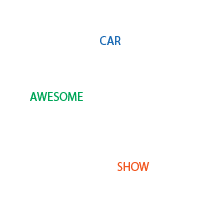
#> input picture image/image_samples/step1_image_colored.png, 200 x 200 px
$ python Testing.py   (older library calls are emulated)
#> lines starting #> are read from the running program, lines starting #| are printed output that depends on the picture; after the words box and inside, x2 and y2 are one past the last pixel; in counts of white or black regions, pixels touching at a corner belong together
#> in main, img is the input picture: shape (200, 200, 3); mean R, G, B 253.2, 253.8, 253.3
from skimage import io
import cv2


def text_detect(input, ele_size=(8, 2)):
#> called with ele_size = (8, 2)
    print(input.shape)
#| (200, 200, 3)
    print(len(input.shape))
#| 3
    # If image is colored
    if len(input.shape) == 3:
        print("Equals 3")
        # Turn to black and white
        test = cv2.cvtColor(input, cv2.COLOR_BGR2GRAY)
        cv2.imwrite("image_samples/1.png", test)
    # inverts colors
    img_sobel = cv2.Scharr(test, cv2.CV_8U, 1, 0)
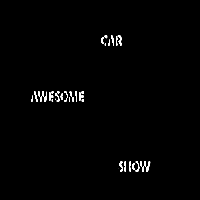
#> img_sobel: shape (200, 200); min 0, max 255, mean 3.3
    #img_sobel2 = cv2.Sobel(test, cv2.CV_8U, 0, 1)
    #cv2.imwrite("image_samples/2.png", img_sobel)
    #cv2.imwrite("image_samples/3.png", img_sobel2)
    img_threshold = cv2.threshold(img_sobel, 0, 255, cv2.THRESH_OTSU + cv2.THRESH_BINARY)
    print(img_threshold)
#> (printed output is left out)
    element = cv2.getStructuringElement(cv2.MORPH_RECT, ele_size)
    img_threshold = cv2.morphologyEx(img_threshold[1], cv2.MORPH_CLOSE, element)
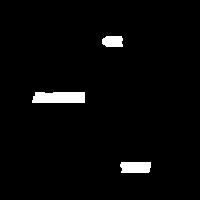
#> img_threshold: shape (200, 200); 2.7% white; 3 white regions
    res = cv2.findContours(img_threshold, cv2.RETR_EXTERNAL, cv2.CHAIN_APPROX_NONE)
#> res = 3 contours; box (x1, y1, x2, y2) and area: (32, 92, 85, 103) 497, (120, 162, 151, 173) 285, (102, 36, 123, 47) 182
    if cv2.__version__.split(".")[0] == '3':
        _, contours, hierarchy = res
    else:
        contours, hierarchy = res
#> contours has the same summary as res
    Rect = [cv2.boundingRect(i) for i in contours if i.shape[0] > 100]
#> Rect = [(32, 92, 53, 11)]
    RectP = [(int(i[0] - i[2] * 0.08), int(i[1] - i[3] * 0.08), int(i[0] + i[2] * 1.1), int(i[1] + i[3] * 1.1)) for i in
             Rect]
#> RectP = [(27, 91, 90, 104)]
    return RectP


def main(input_file):
    outputFile = input_file.split('.')[0] + '-detected.' + '.'.join(input_file.split('.')[1:])
    print(outputFile)
    img = io.imread(input_file)
    rect = text_detect(img)
#> rect = [(27, 91, 90, 104)]
    print(rect)
#| [(27, 91, 90, 104)]
    for i in rect:
        print(i[:2])
        print(i[2:])
        # image, upper left, lower right, color
        cv2.rectangle(img, i[:2], i[2:], (0, 0, 255))
#> this loop made 1 pass
#| (27, 91)
#| (90, 104)
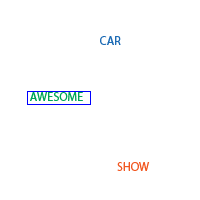
#> img: shape (200, 200, 3); 0.38% of pixels changed, all inside (x1, y1, x2, y2) = (27, 91, 91, 105)
    cv2.imwrite(outputFile, img)


if __name__ == '__main__':
    main("image_samples/step1_image_colored.png")

$ run again, with image/image_samples/step1_image.png copied over image/image_samples/step1_image_colored.png
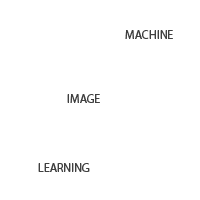
#> input picture image/image_samples/step1_image.png, 200 x 200 px
#> in main, img is the input picture: shape (200, 200, 3); min 64, max 255, mean 252.5
#| (200, 200, 3)
#| 3
#> (printed output is left out)
#> in text_detect, `img_threshold = cv2.morphologyEx(img_threshold[1], cv2.MORPH_CLOSE, el..`:
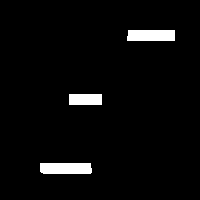
#> img_threshold: shape (200, 200); 3.6% white; 3 white regions
#> res = 3 contours; box (x1, y1, x2, y2) and area: (40, 163, 92, 174) 502, (127, 30, 175, 41) 464, (69, 94, 102, 105) 320
#> contours has the same summary as res
#> Rect = [(40, 163, 52, 11), (127, 30, 48, 11)]
#> RectP = [(35, 162, 97, 175), (123, 29, 179, 42)]
#| [(35, 162, 97, 175), (123, 29, 179, 42)]
#> the loop in main, `for i in rect:` made 2 passes
#> (printed output is left out)
#> after the loop in main, `for i in rect:`:
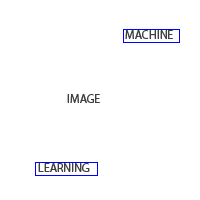
#> img: shape (200, 200, 3); 0.72% of pixels changed, all inside (x1, y1, x2, y2) = (35, 29, 180, 176)
